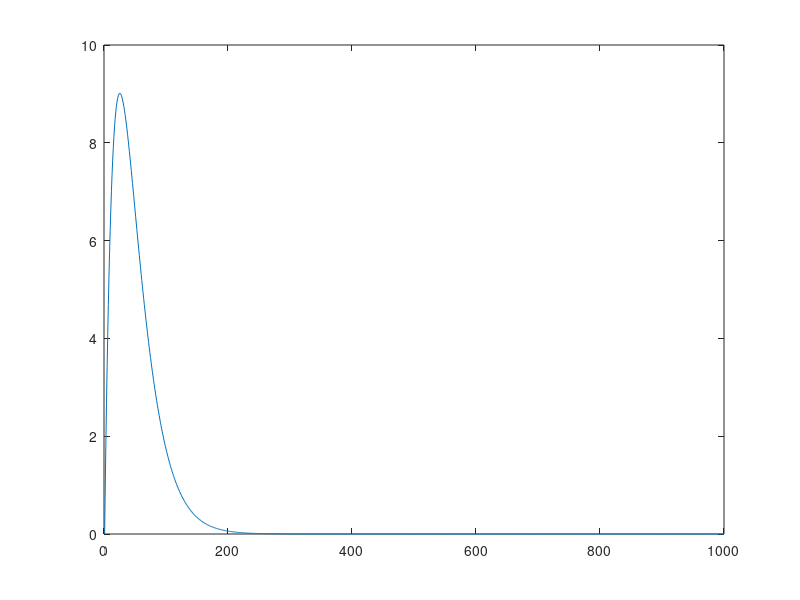
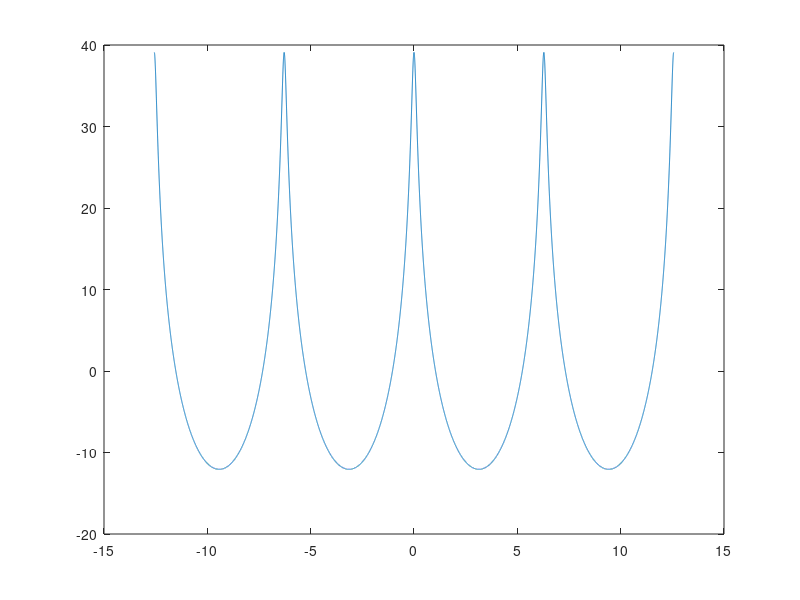

Write the MATLAB code that produced these figures, in order.
clc;clear all; close all;
%2b
n=0:999;
a=0.96;
w= n.*a.^n;
plot(w);
N=160;
clear w,a;
a=0.9;
w=-4*pi:0.001:4*pi;
f_r=(a*exp(-1i*w).*(1-a^N*exp(-1i*w*N))+N*a^N.*exp(-1i*w*N).*(1-a*exp(-1i*w)))./((1-a*exp(-1i*w)).^2);
figure();
plot(w,20*log10(abs(f_r)));
%2c
% a=1;
clear a,w;
f_r= @(a,w,N)(a*exp(-1i*w).*(1-a^N*exp(-1i*w*N))+N*a^N.*exp(-1i*w*N).*(1-a*exp(-1i*w)))./((1-a*exp(-1i*w)).^2);

t=0:0.0001:1;
g=zeros(1,length(t));
for i=1:length(t)
    q(i)=20*log10(abs(f_r(t(i),0,160)))-20*log10(abs(f_r(t(i),pi,160)));
    if(q(i)>60)
        break;
    end
    
end
t(i)
% i=1;
% figure();
% for w=0:2*pi;
%     num(i)= (a*exp(j*w))/((a-exp(j*w))^2);
%     hold on;
% %     plot(abs(num));
%     i=i+1;
% end
% plot(abs(num))